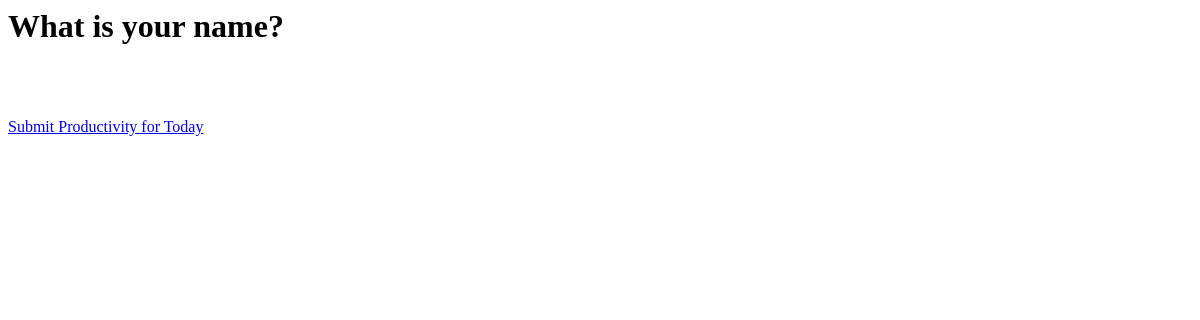
Before: /1/results/ with the older database file.
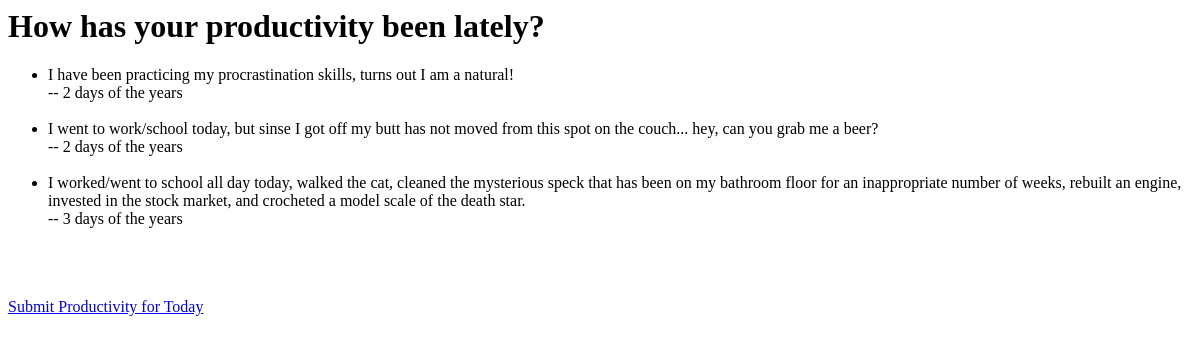
After: the same page with the newer database file.
### chatApp/models.py (models this page shows, shortened)
class Question(models.Model):
    question_text = models.CharField(max_length=200)
    pub_date = models.DateTimeField('date published')

class Choice(models.Model):
    question = models.ForeignKey(Question, on_delete=models.CASCADE)
    choice_text = models.CharField(max_length=200)
    votes = models.IntegerField(default=0)

### chatApp/views.py (the view)
# urls.py: path('<int:question_id>/results/', views.results, name='results'),
def results(request, question_id):
    question = get_object_or_404(Question, pk=question_id)
    return render(request, 'chatApp/results.html', {'question': question})

### chatApp/templates/chatApp/results.html
<h1>{{ question.question_text }} </h1>
<ul>
    {% for choice in question.choice_set.all %}
    <li>{{ choice.choice_text }}
    <br> -- {{ choice.votes }} days of the year{{ choice.votes|pluralize }}<br><br></li>
    {% endfor %}
    <br>
    <br>
</ul>
<a href="{% url 'chatApp:detail' question.id %}">Submit Productivity for Today</a>

Changed rows visible on the page:
changed Question: question_text "What is your name?" → "How has your productivity been lately?"
now on this page (row edited): Choice: choice_text "I have been practicing my procrastination skills, turns out I am a natural!", votes "2"
now on this page (row edited): Choice: choice_text "I went to work/school today, but sinse I got off my butt has not moved from this spot on the couch... hey, can you grab me a beer?", votes "2"
now on this page (row edited): Choice: choice_text "I worked/went to school all day today, walked the cat, cleaned the mysterious speck that has been on my bathroom floor for an inappropriate number of weeks, rebuilt an engine, invested in the stock market, and crocheted a model scale of the death star.", votes "3"
